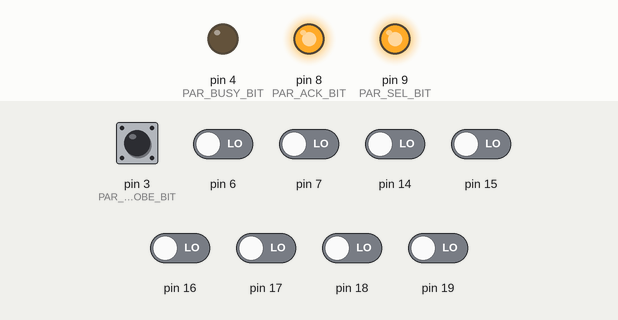
The sketch below on a simulated Arduino Uno, built with avr-gcc and run on an emulated ATmega328P. Shown: output pins drawn as LEDs (lit = HIGH). The inputs (shaded band) are chosen by the test bench; at power-on: pin 3 (PAR_STROBE_BIT) HIGH, pin 6, pin 7, pin 14–19 LOW. What the sketch prints to the serial monitor is not drawn.

Above: at 1.2 s.
1.3 s: pin 3 (PAR_STROBE_BIT) pulled LOW for 0.15 s
At 1.37 s:
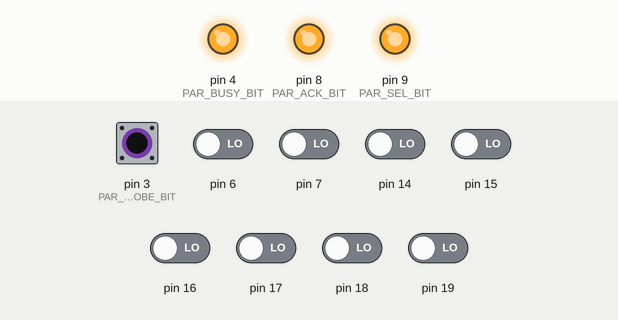
2.9 s: pin 3 (PAR_STROBE_BIT) driven LOW and pin 6 driven HIGH
At 3.3 s:
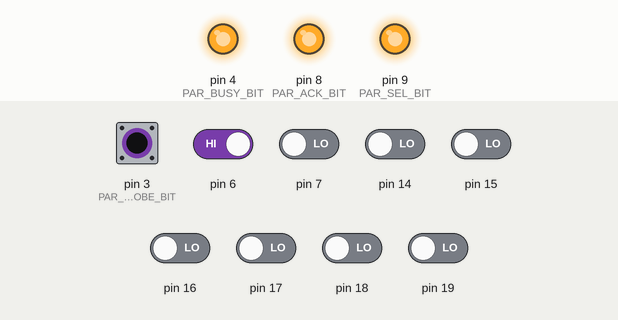
4.4 s: pin 3 (PAR_STROBE_BIT) driven HIGH
At 5.6 s:
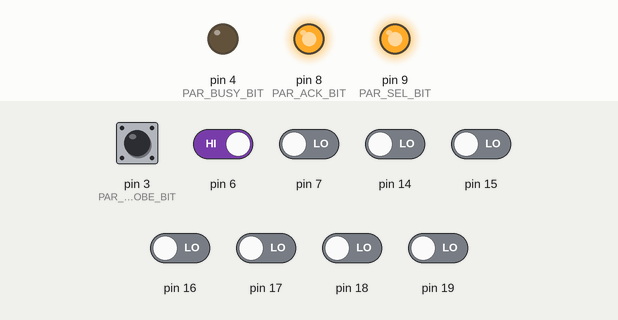
5.9 s: pin 3 (PAR_STROBE_BIT) driven LOW
At 6.8 s:
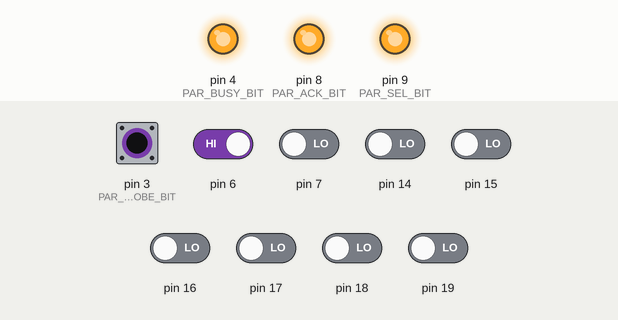
Timing chart, 0 to 8.4 s (numbered marks = the images above; inputs shaded):
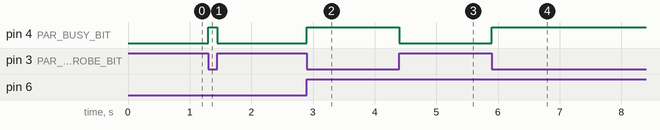

Measured:
- after the input at 1.3 s, pin 4 (PAR_BUSY_BIT): LOW → HIGH at once, → LOW 0.15 s later
- after the input at 2.9 s, pin 4 (PAR_BUSY_BIT): LOW → HIGH at once
- after the input at 4.4 s, pin 4 (PAR_BUSY_BIT): HIGH → LOW at once
- after the input at 5.9 s, pin 4 (PAR_BUSY_BIT): LOW → HIGH at once

The sketch:

Parallel2Serial_-_Code.ino
```cpp
/*
 * CONVERTER PARALLEL TO SERIAL
 */

#include <avr/io.h>
#include <util/delay.h>

// --- MAPPING PIN ---
// Jalur Data 8-bit: Pin A0-A5 dan Pin D6-D7
#define PAR_STROBE_BIT 3  //   Pin D3 (Pin 1 di DB25)
#define PAR_SEL_BIT    1  //   Pin D9 (Pin 13 di DB25)
#define PAR_BUSY_BIT   4  //   Pin D4 (Pin 11 di DB25)
#define PAR_ACK_BIT    0  //   Pin D8 (Pin 10 di DB25)

// Inisialisasi Serial (Baud Rate)
void uart_init(uint32_t baudrate) {
    const uint32_t divisorFP1024 = (((uint32_t) (1024 / 8) * F_CPU) / baudrate);
    const uint16_t divisor = (divisorFP1024 + 512) / 1024;
    const uint16_t ubrr = divisor - 1;

    UBRR0H = ubrr >> 8;
    UBRR0L = ubrr & 0xff;

    UCSR0A |= (1 << U2X0); // Double-speed mode
    UCSR0C = (1 << UCSZ01) | (1 << UCSZ00); // 8-bit data
    UCSR0B = (1 << RXEN0) | (1 << TXEN0); // Aktifkan RX dan TX
}

// Fungsi untuk melempar data per-byte ke Serial Monitor (PC)
void uart_putbyte(uint8_t byte) {
    loop_until_bit_is_set(UCSR0A, UDRE0);
    UDR0 = byte;
}

// Fungsi untuk Inisialisasi Pin Paralel
void parport_init(void) {
    // 1. Set pin SEL (Select) sebagai OUTPUT dan set ke LOW
    DDRB |= (1 << PAR_SEL_BIT);
    PORTB &= ~(1 << PAR_SEL_BIT);

    // 2. Set pin BUSY sebagai OUTPUT dan set ke LOW
    DDRD |= (1 << PAR_BUSY_BIT);
    PORTD &= ~(1 << PAR_BUSY_BIT);

    // 3. Aktifkan resistor Pull-Up di pin STROBE agar sinyal stabil
    PORTD |= (1 << PAR_STROBE_BIT);

    // 4. Set pin ACK (Acknowledge) sebagai OUTPUT dan set ke HIGH (Standby)
    DDRB |= (1 << PAR_ACK_BIT);
    PORTB |= (1 << PAR_ACK_BIT);

    // 5. Set pin SEL (Select) ke HIGH untuk lapor ke PTZ bahwa alat siap
    PORTB |= (1 << PAR_SEL_BIT);
}

void setup() {
    // Set Baud Rate ke 57600 bps untuk ditarik oleh script Python
    uart_init(57600);

    // Konfigurasi pin paralel
    parport_init();
}

void loop() {
    // 1. Turunkan status BUSY (Tanda Arduino siap menerima data)
    PORTD &= ~(1 << PAR_BUSY_BIT);

    // 2. Tahan program di sini sampai PTZ mengirim sinyal STROBE (LOW)
    loop_until_bit_is_clear(PIND, PAR_STROBE_BIT);

    // 3. Begitu STROBE masuk, langsung set BUSY ke HIGH agar PTZ tidak menimpa data
    PORTD |= (1 << PAR_BUSY_BIT);

    // 4. Tarik data 8-bit paralel dari Pin A0-A5 dan Pin D6-D7
    const uint8_t byte = (PINC & 0x3f) | (PIND & 0xc0);

    // 5. Kirim data yang didapat ke Mini PC lewat jalur Serial (USB)
    uart_putbyte(byte);

    // 6. Tunggu sampai sinyal STROBE dari PTZ selesai (kembali HIGH)
    loop_until_bit_is_set(PIND, PAR_STROBE_BIT);

    // 7. Berikan sinyal ACK (Acknowledge LOW) ke PTZ tanda data sudah sukses diproses
    PORTB &= ~(1 << PAR_ACK_BIT);
    _delay_us(5);  // Standar industri delay ACK selama 5 microsecond
    PORTB |= (1 << PAR_ACK_BIT);
}
```
